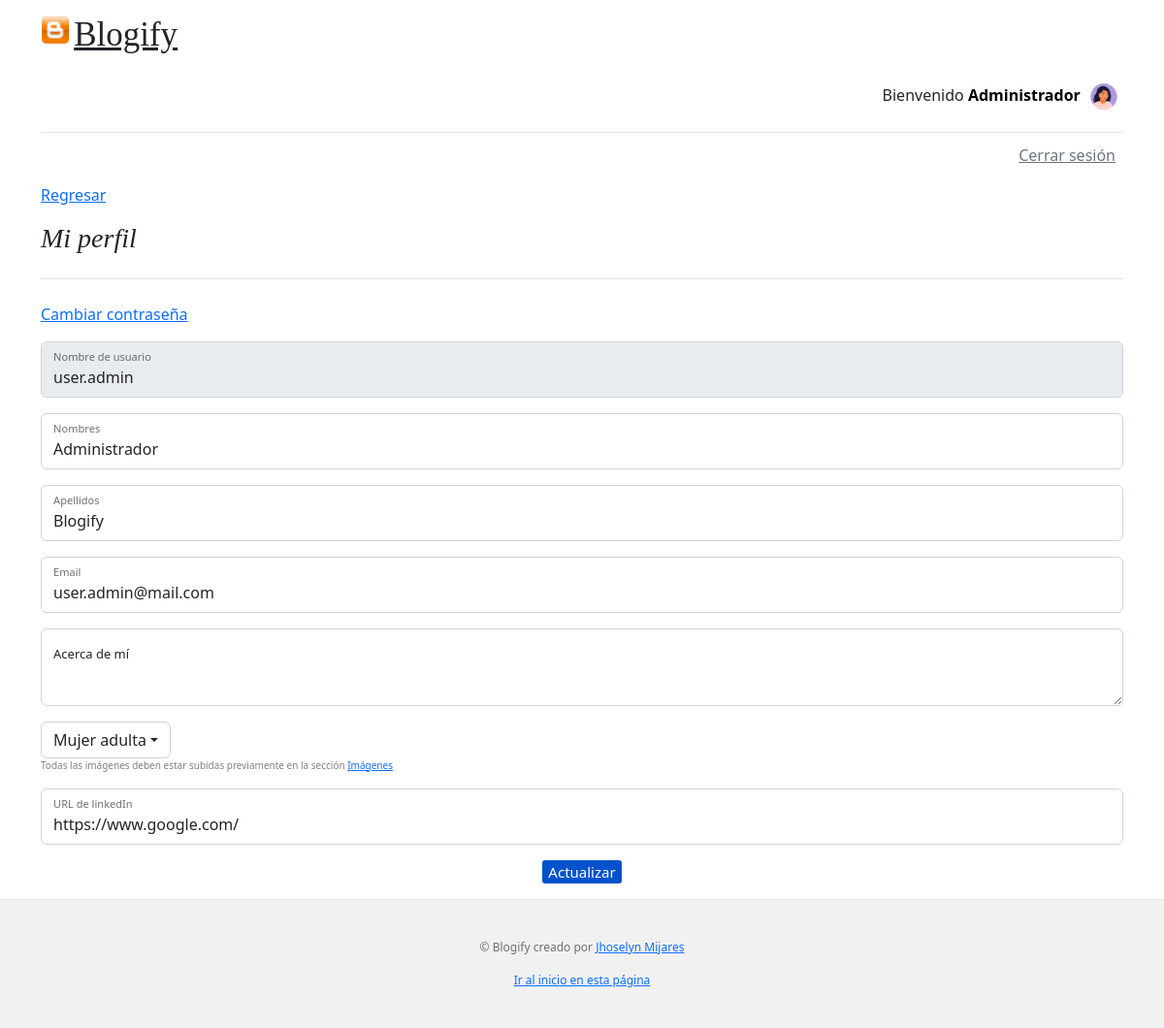
/accounts/profile/ (signed in), run on an earlier commit of the app's database.
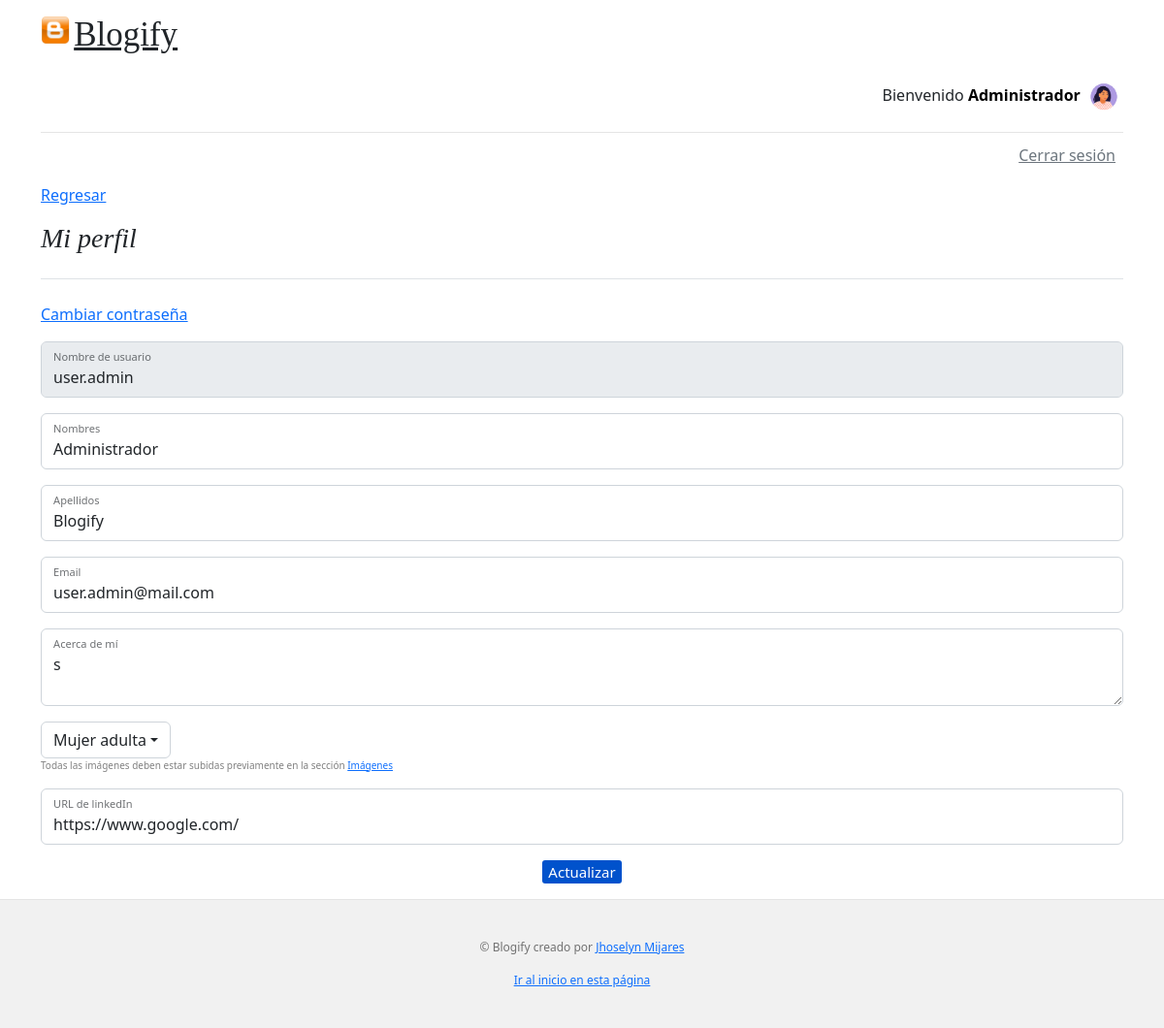
And on a later commit of the database.
### accounts/models.py (models this page shows, shortened)
class Profile(models.Model):
    user = models.OneToOneField(User, on_delete=models.CASCADE, primary_key=True)
    description = models.CharField(max_length=400,null=True)
    image = models.ForeignKey(Image, on_delete=models.RESTRICT,blank=True,null=True)
    url_site = models.CharField(max_length=200,null=True)

### blogs/models.py (models this page shows, shortened)
class Image(models.Model):
    title = models.CharField(max_length=200)
    image = models.ImageField(upload_to='users/%Y/%m/%d/', blank=True)
    creation = models.DateTimeField(auto_now=True)

### accounts/views.py (the view, shortened to what this page needs)
# urls.py: path('profile/', login_required(views.account_profile), name = 'Profile'),
def account_profile(request):
    context = {}
    set_user_context(request, context)
    profile_template = loader.get_template("profile.html")
    user = User.objects.get(pk=request.user.id)
    context["user"] = user
    context["images"]=Image.objects.all()
    return HttpResponse(profile_template.render(context))

### accounts/views.py (called while the page is built)
def set_user_context(request, context):
    context["is_authenticated"] = request.user.is_authenticated
    if hasattr(request.user, 'first_name') and request.user.first_name!="":
        context["greeting"] = request.user.first_name
    else:
        context["greeting"] = request.user
    context["profile"] = Profile.objects.filter(user__username=request.user.username).first()

### accounts/templates/profile.html (shortened to what this page needs)
{% extends "base.html" %}
{% block content %}
<form action="" method="POST">
    <div class="container">
        <a href="{% url 'Home' %}">Regresar</a>
        <div>
            <h3 class="pb-4 mb-4 fst-italic border-bottom">
                Mi perfil
            </h3>
        </div>
        <div>
            <a href="{% url 'AccountChangePass' %}">Cambiar contraseña</a>
        </div>
        <div class="form-floating">
            <input type="text" name="username" maxlength="150" autocapitalize="none" autocomplete="username"
                autofocus="" required="" id="id_username" class="form-control" placeholder="" value="{{user.username}}"
                disabled="disabled">
            <label for="id_username">Nombre de usuario</label>
        </div>
        <div class="form-floating">
            <input type="text" name="first_name" maxlength="150" id="id_first_name" class="form-control" placeholder=""
                value="{{user.first_name}}">
            <label for="id_first_name">Nombres</label>
        </div>
        <div class="form-floating">
            <input type="text" name="last_name" maxlength="150" id="id_last_name" class="form-control" placeholder=""
                value="{{user.last_name}}">
            <label for="id_last_name">Apellidos</label>
        </div>
        <div class="form-floating">
            <input type="text" name="email" maxlength="150" id="id_email" class="form-control" placeholder=""
                value="{{user.email}}">
            <label for="id_email">Email</label>
        </div>
        <div class="form-floating">
            <textarea name="description" id="id_description" class="form-control" style="height: 80px;"
                placeholder="">{{profile.description}}</textarea>
            <label for="id_description">Acerca de mí</label>
        </div>
        <div class="form-floating">
            <div class="dropdown">
                <button class="btn btn-default dropdown-toggle" type="button" id="dropdownMenu1" data-toggle="dropdown"
                    aria-haspopup="true" aria-expanded="true">Foto de perfil
                </button>
                <p class="StyleSubTitle">Todas las imágenes deben estar subidas previamente en la sección <a
                        href="{% url 'Images' %}">Imágenes</a></p>
            </div>
        </div>
        <div class="form-floating">
            <input type="text" name="url_site" id="id_url_site" class="form-control" placeholder=""
                value="{{profile.url_site}}">
            <label for="id_url_site">URL de linkedIn</label>
        </div>
    </div>
    <div style="text-align: center;">
        <input type="submit" value="Actualizar" />
    </div>
</form>
{% endblock %}

### blogs/templates/header.html (shortened to what this page needs)
<div class="container">
    <header class="blog-header lh-1 py-3">
        <div class="row flex-nowrap justify-content-between align-items-center">
            <div class="col-12">
                <img class="mb-4" src="/media/blogify.png"  height="30">
                <a class="blog-header-logo text-dark" href="/" style="font-size: 35px;">Blogify</a>
                {% if is_authenticated == True %}
                <div style="margin-top:10px;text-align: right;">
                    Bienvenido
                    <a href="/accounts/profile/" class="no-link">
                        <b>{{greeting}}</b>
                        {% if profile is not None and profile.image is not None %}
                        <img src="/media/{{profile.image.image}}" width="40px"/>
                        {% endif %}
                    </a>
                </div>
                {% endif %}
            </div>
        </div>
    </header>
    <div class="nav-scroller py-1 mb-2">
        <nav class="nav d-flex justify-content-between" style="float:right">
            {% if is_authenticated == True%}
            <a class="p-2 link-secondary" href="/accounts/logout">Cerrar sesión</a>
            {% else %}
            <a class="p-2 link-secondary" href="/accounts/signup">Regístrate</a>
            <a class="p-2 link-secondary" href="/accounts/login">Iniciar sesión</a>
            {% endif %}
        </nav>
    </div>
</div>

What changed in the data, as far as the page shows it:
changed Profile "https://www.google.com/": description (not shown) → "s"
